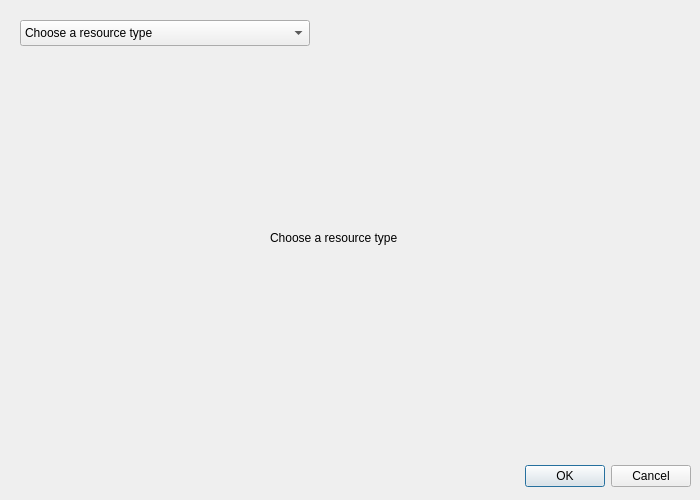
<?xml version="1.0" encoding="UTF-8"?>
<ui version="4.0">
 <class>NewResourceDialog</class>
 <widget class="QDialog" name="NewResourceDialog">
  <property name="geometry">
   <rect>
    <x>0</x>
    <y>0</y>
    <width>700</width>
    <height>500</height>
   </rect>
  </property>
  <property name="windowTitle">
   <string>New Resource</string>
  </property>
  <widget class="QDialogButtonBox" name="buttonBox">
   <property name="geometry">
    <rect>
     <x>350</x>
     <y>460</y>
     <width>341</width>
     <height>32</height>
    </rect>
   </property>
   <property name="orientation">
    <enum>Qt::Horizontal</enum>
   </property>
   <property name="standardButtons">
    <set>QDialogButtonBox::Cancel|QDialogButtonBox::Ok</set>
   </property>
  </widget>
  <widget class="QComboBox" name="comboBox">
   <property name="geometry">
    <rect>
     <x>20</x>
     <y>20</y>
     <width>290</width>
     <height>26</height>
    </rect>
   </property>
   <item>
    <property name="text">
     <string>Choose a resource type</string>
    </property>
   </item>
   <item>
    <property name="text">
     <string>Script</string>
    </property>
   </item>
  </widget>
  <widget class="QStackedWidget" name="stackedWidget">
   <property name="geometry">
    <rect>
     <x>10</x>
     <y>60</y>
     <width>680</width>
     <height>390</height>
    </rect>
   </property>
   <property name="currentIndex">
    <number>0</number>
   </property>
   <widget class="QWidget" name="page">
    <widget class="QLabel" name="label">
     <property name="geometry">
      <rect>
       <x>260</x>
       <y>170</y>
       <width>150</width>
       <height>16</height>
      </rect>
     </property>
     <property name="text">
      <string>Choose a resource type</string>
     </property>
    </widget>
   </widget>
   <widget class="QWidget" name="page_2">
    <widget class="QLabel" name="scriptLabel">
     <property name="geometry">
      <rect>
       <x>290</x>
       <y>270</y>
       <width>62</width>
       <height>16</height>
      </rect>
     </property>
     <property name="text">
      <string>Script</string>
     </property>
    </widget>
   </widget>
  </widget>
 </widget>
 <resources/>
 <connections>
  <connection>
   <sender>buttonBox</sender>
   <signal>accepted()</signal>
   <receiver>NewResourceDialog</receiver>
   <slot>accept()</slot>
   <hints>
    <hint type="sourcelabel">
     <x>248</x>
     <y>254</y>
    </hint>
    <hint type="destinationlabel">
     <x>157</x>
     <y>274</y>
    </hint>
   </hints>
  </connection>
  <connection>
   <sender>buttonBox</sender>
   <signal>rejected()</signal>
   <receiver>NewResourceDialog</receiver>
   <slot>reject()</slot>
   <hints>
    <hint type="sourcelabel">
     <x>316</x>
     <y>260</y>
    </hint>
    <hint type="destinationlabel">
     <x>286</x>
     <y>274</y>
    </hint>
   </hints>
  </connection>
 </connections>
</ui>
